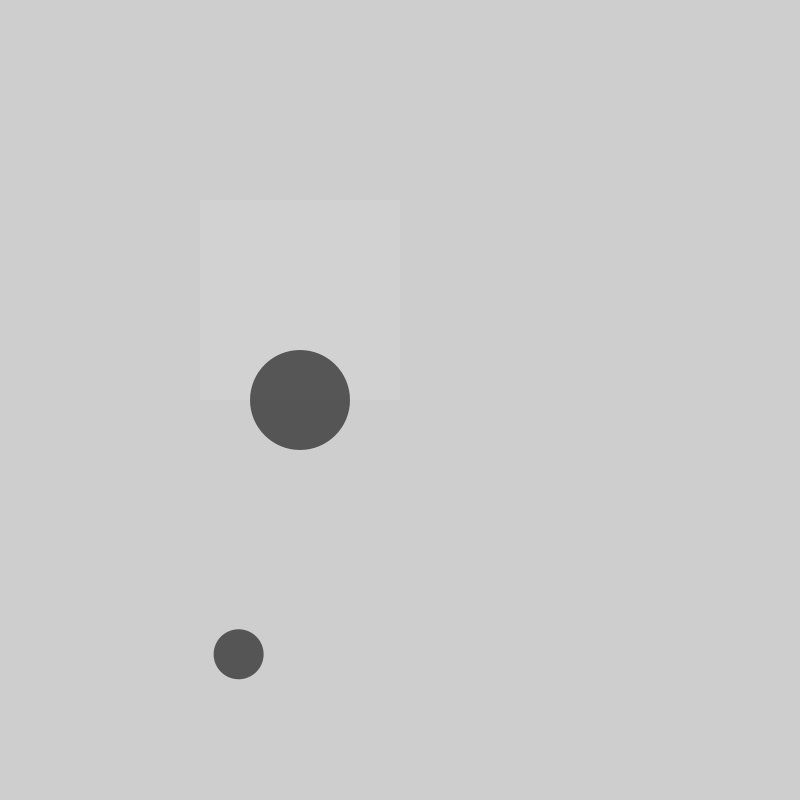
Frame 1 (no input)
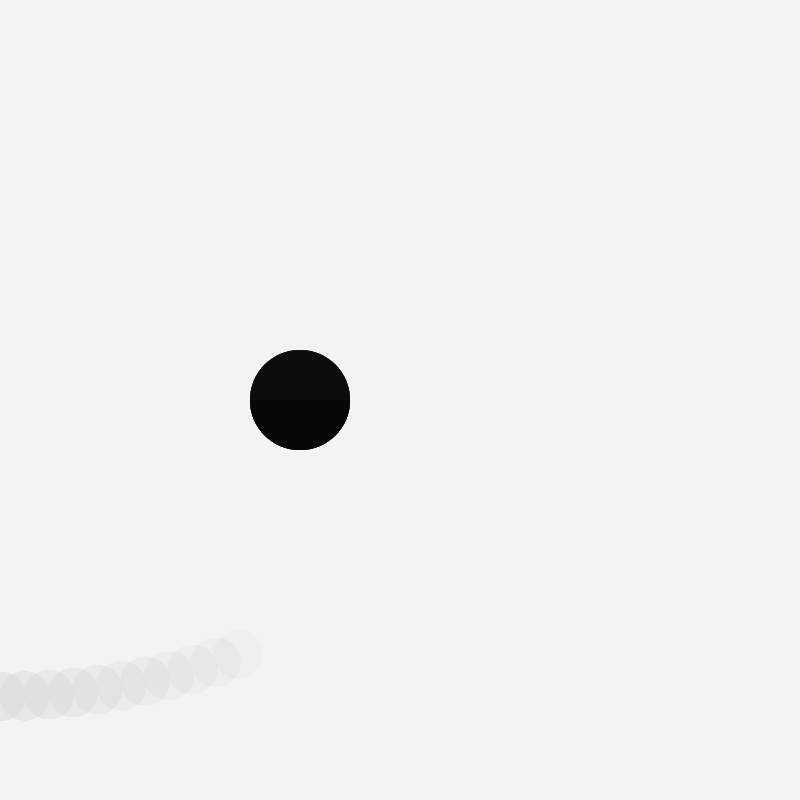
Frame 60 (the mouse pressed at the canvas centre just before this capture)
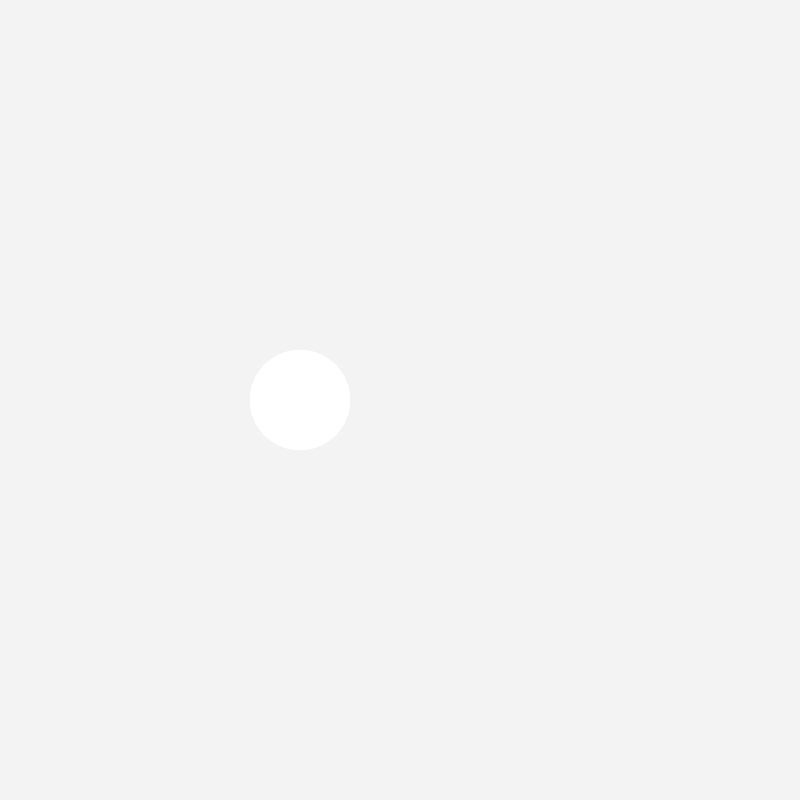
Frame 120 (the mouse held since frame 60 and released just before this capture)

The Processing sketch that drew these frames (run headless with seeded random() and noise(); from frame 60 on, the mouse is pressed at the canvas centre):

// Processing sketch: pop__push_matrix
// ── pop__push_matrix.pde
float angle = 0;
void setup() {
  size(800,800);
}

void draw() {
  noStroke();
  fill(255,10);
  rect(0,0,width*2,height*2);
  
pushMatrix();
rect(200,200,200,200);
 rotate(radians(angle));
 angle = angle +1;
 rect(200,200,200,200);
 popMatrix();
 
 
pushMatrix();
strokeWeight(50);
rotate(radians(angle));
fill(mouseX,mouseY,mouseY,150);
translate(150,150);
ellipse(100,500,50,50);
angle = angle +1;
 popMatrix();
 
 ellipse(300,400,100,100);
}
